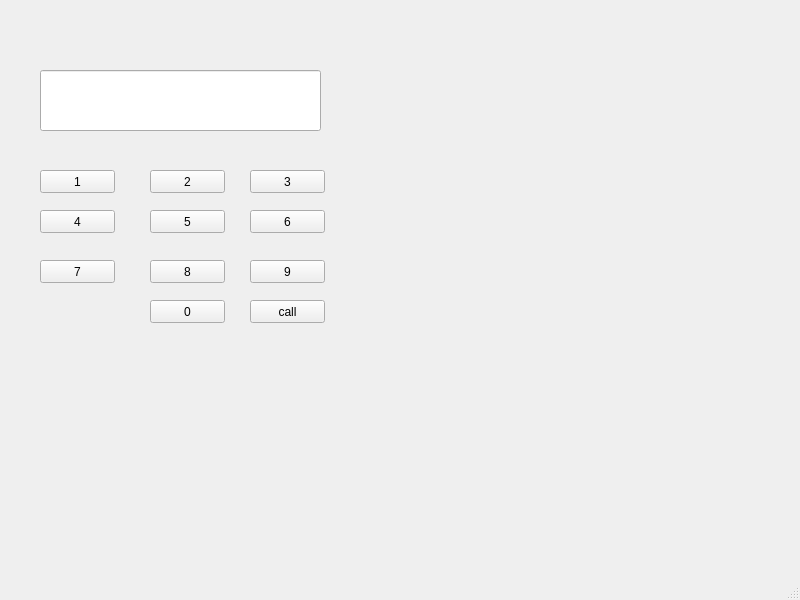
<?xml version="1.0" encoding="UTF-8"?>
<ui version="4.0">
 <class>MainWindow</class>
 <widget class="QMainWindow" name="MainWindow">
  <property name="geometry">
   <rect>
    <x>0</x>
    <y>0</y>
    <width>800</width>
    <height>600</height>
   </rect>
  </property>
  <property name="windowTitle">
   <string>MainWindow</string>
  </property>
  <widget class="QWidget" name="centralwidget">
   <widget class="QPushButton" name="pb1">
    <property name="geometry">
     <rect>
      <x>40</x>
      <y>170</y>
      <width>75</width>
      <height>23</height>
     </rect>
    </property>
    <property name="text">
     <string>1</string>
    </property>
   </widget>
   <widget class="QPushButton" name="pb2">
    <property name="geometry">
     <rect>
      <x>150</x>
      <y>170</y>
      <width>75</width>
      <height>23</height>
     </rect>
    </property>
    <property name="text">
     <string>2</string>
    </property>
   </widget>
   <widget class="QPushButton" name="pb3">
    <property name="geometry">
     <rect>
      <x>250</x>
      <y>170</y>
      <width>75</width>
      <height>23</height>
     </rect>
    </property>
    <property name="text">
     <string>3</string>
    </property>
   </widget>
   <widget class="QPushButton" name="pb4">
    <property name="geometry">
     <rect>
      <x>40</x>
      <y>210</y>
      <width>75</width>
      <height>23</height>
     </rect>
    </property>
    <property name="text">
     <string>4</string>
    </property>
   </widget>
   <widget class="QPushButton" name="pb5">
    <property name="geometry">
     <rect>
      <x>150</x>
      <y>210</y>
      <width>75</width>
      <height>23</height>
     </rect>
    </property>
    <property name="text">
     <string>5</string>
    </property>
   </widget>
   <widget class="QPushButton" name="pb6">
    <property name="geometry">
     <rect>
      <x>250</x>
      <y>210</y>
      <width>75</width>
      <height>23</height>
     </rect>
    </property>
    <property name="text">
     <string>6</string>
    </property>
   </widget>
   <widget class="QPushButton" name="pb7">
    <property name="geometry">
     <rect>
      <x>40</x>
      <y>260</y>
      <width>75</width>
      <height>23</height>
     </rect>
    </property>
    <property name="text">
     <string>7</string>
    </property>
   </widget>
   <widget class="QPushButton" name="pb8">
    <property name="geometry">
     <rect>
      <x>150</x>
      <y>260</y>
      <width>75</width>
      <height>23</height>
     </rect>
    </property>
    <property name="text">
     <string>8</string>
    </property>
   </widget>
   <widget class="QPushButton" name="pb9">
    <property name="geometry">
     <rect>
      <x>250</x>
      <y>260</y>
      <width>75</width>
      <height>23</height>
     </rect>
    </property>
    <property name="text">
     <string>9</string>
    </property>
   </widget>
   <widget class="QPushButton" name="pb0">
    <property name="geometry">
     <rect>
      <x>150</x>
      <y>300</y>
      <width>75</width>
      <height>23</height>
     </rect>
    </property>
    <property name="text">
     <string>0</string>
    </property>
   </widget>
   <widget class="QPushButton" name="pbcall">
    <property name="geometry">
     <rect>
      <x>250</x>
      <y>300</y>
      <width>75</width>
      <height>23</height>
     </rect>
    </property>
    <property name="text">
     <string>call</string>
    </property>
   </widget>
   <widget class="QLineEdit" name="le1">
    <property name="geometry">
     <rect>
      <x>40</x>
      <y>70</y>
      <width>281</width>
      <height>61</height>
     </rect>
    </property>
    <property name="alignment">
     <set>Qt::AlignRight|Qt::AlignTrailing|Qt::AlignVCenter</set>
    </property>
    <property name="dragEnabled">
     <bool>true</bool>
    </property>
   </widget>
  </widget>
  <widget class="QMenuBar" name="menubar">
   <property name="geometry">
    <rect>
     <x>0</x>
     <y>0</y>
     <width>800</width>
     <height>21</height>
    </rect>
   </property>
  </widget>
  <widget class="QStatusBar" name="statusbar"/>
 </widget>
 <resources/>
 <connections/>
</ui>
